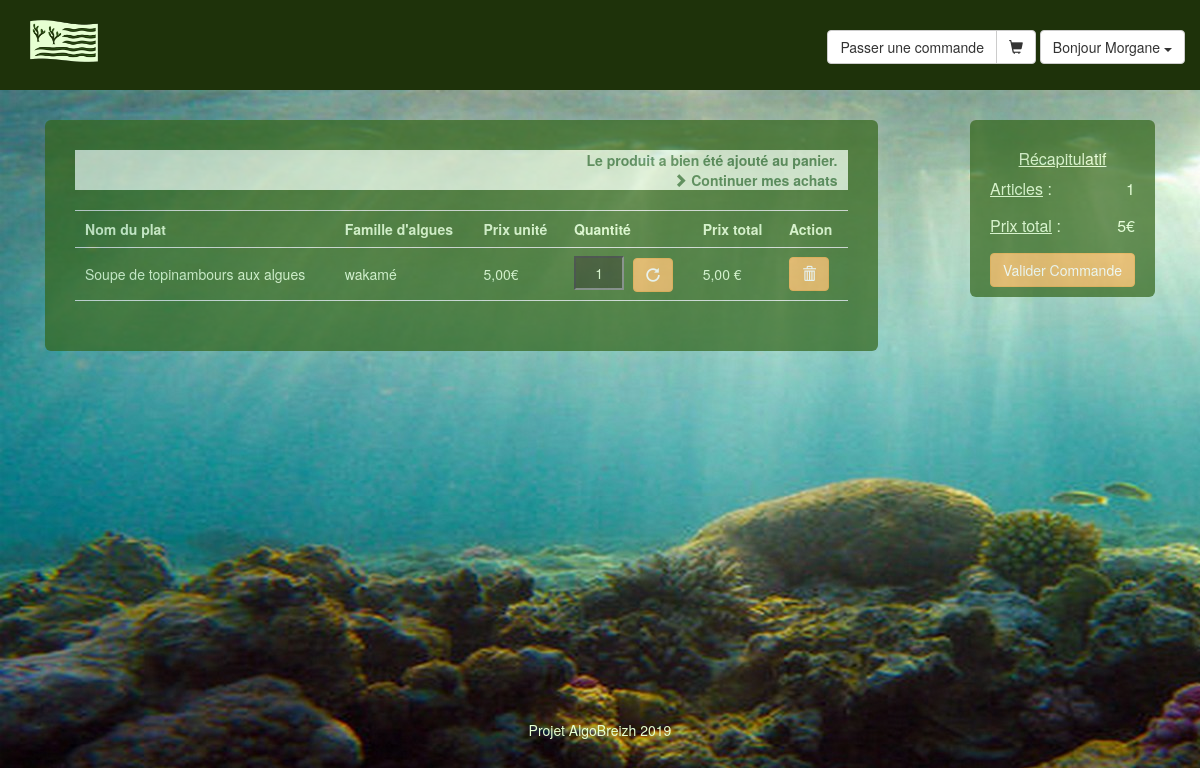
Page /index.php?action=shoppingCart&add=1 (signed in) on the committed database.
### tables this page shows
CREATE TABLE IF NOT EXISTS `articles` (
  `id` smallint(6) NOT NULL AUTO_INCREMENT,
  `name` varchar(255) NOT NULL,
  `price` smallint(6) NOT NULL,
  `family` varchar(50) NOT NULL,
  PRIMARY KEY (`id`)
);

### index.php (called while the page is built, shortened)
<?php
$rout = new Router();
$rout->routing();

### Model/OrderManager.php (called while the page is built, shortened)
<?php
require_once 'Manager.php';
class OrderManager extends Manager
{
    public function getProductsByIds(){
        $ids= array_keys($_SESSION['shoppingCart']);
        if(empty($ids)) {
            return $products = array();
        }
        else{
            $sql = 'SELECT * FROM articles WHERE id IN ('.implode(',', $ids).')';
            $products = $this->queryExecute($sql, array());
            $products = $products->fetchAll(PDO::FETCH_OBJ);
            return $products;
        }
    }
}

### Model/Manager.php (called while the page is built)
<?php
class Manager {
    private $db;
    protected function queryExecute($sql, $params = null)
    {
        if ($params == null)
        {
            $result = $this->getdb()->query($sql);
        }
        else
        {
            $result = $this->getdb()->prepare($sql);
            $result->execute($params);
        }
        return $result;
    }
    private function getdb()
    {
        if ($this->db == null)
        {
            $this->db = new PDO('mysql:host=localhost;dbname=algobreizh_php;charset=utf8',
                'root', '',
                array(PDO::ATTR_ERRMODE => PDO::ERRMODE_EXCEPTION));
        }
        return $this->db;
    }
}

### View/shoppingCartView.php (the view, shortened to what this page needs)
<div class="col-lg-12">
    <div class="jumbotron col-lg-9 shopping-cart">
        <?php include "MessageFlash.php"; ?>
        <table class="table">
            <tr>
                <th>Nom du plat</th>
                <th>Famille d'algues</th>
                <th>Prix unité</th>
                <th>Quantité</th>
                <th>Prix total</th>
                <th>Action</th>
            </tr>
            <?php
            if($products) {
                foreach ($products as $product): ?>
                    <tr>
                        <td><?= $product->name ?></td>
                        <td><?= $product->family ?></td>
                        <td><?= number_format($product->price, 2, ',', ' '); ?>€</td>
                        <td class="td-qty">
                            <form method="post" action="index.php?action=shoppingCart"><input class="input-qty"
                                                                 name="shoppingCart[qty][<?= $product->id; ?>]"
                                                                 type="text"
                                                                 value="<?= $_SESSION['shoppingCart'][$product->id] ?>">
                                <button class="btn btn-warning" type="submit"><span
                                            class="glyphicon glyphicon-repeat"></span></button>
                            </form>
                        </td>
                        <td><?= number_format($product->price * $_SESSION['shoppingCart'][$product->id], 2, ',', ' '); ?>
                            €
                        </td>
                        <td>
                            <a href="index.php?action=shoppingCart&del=<?= $product->id ?>"
                               class="btn btn-warning"><span class="glyphicon glyphicon-trash"></span></a>
                        </td>
                    </tr>
                <?php endforeach;
            }
            ?>
        </table>
    </div>
    <?php if($products){ ?>
        <div class="total jumbotron col-lg-offset-1 col-lg-2">
            <h2 class="text-center">Récapitulatif</h2>
            <div class="col-lg-12">
                <p class="col-lg-6"><span>Articles</span> :</p>
                <p class="pull-right"><?=array_sum($_SESSION['shoppingCart']);?></p>
            </div>
            <div class="col-lg-12">
                <p class="col-lg-6"><span>Prix total</span> :</p>
                <p class="pull-right"><?php $total = 0; foreach ($products as $product) $total += $product->price * $_SESSION['shoppingCart'][$product->id]; echo $total?>€</p>
                <form action="index.php?action=shoppingCart" method="post">
                    <button type="submit" name="orderValidation" class="btn btn-warning btn lg">Valider Commande</button>
                </form>
            </div>
        </div>
<?php } ?>
</div>

### css/style.css (style rules this page uses)
body { background-image: url("algue3.jpg"); color: #e6ffd2; background-attachment: fixed; background-size: cover; }
.jumbotron { background-color: #326419; opacity: 0.7; }
.table { border-bottom: 1px solid #ddd; }
.container .shopping-cart { padding: 30px!important; }
.container .total { padding: 10px 5px; }
.total h2, .total p { font-size: 16px; padding: 0!important; }
.total div p span, .total h2 { text-decoration: underline; }
.table th, .table td { vertical-align: middle!important; padding: 8px 10px!important; }
.input-qty { background-color: #1e320a; width: 50px; height: 34px; margin-right: 5px; text-align: center; }
.link-alert { color: #3c763d;; }

### rows in the picture
articles: name "Soupe de topinambours aux algues", family "wakamé", price "5,00", id "1", $product->price * $_SESSION['shoppingCart'][$product->id] "5,00"

### other values in the picture
$_SESSION['user']->firstname "Morgane"
$message "Le produit a bien été ajouté au panier. Continuer mes achats"
array_sum($_SESSION['shoppingCart']) "1"
$total "5"
